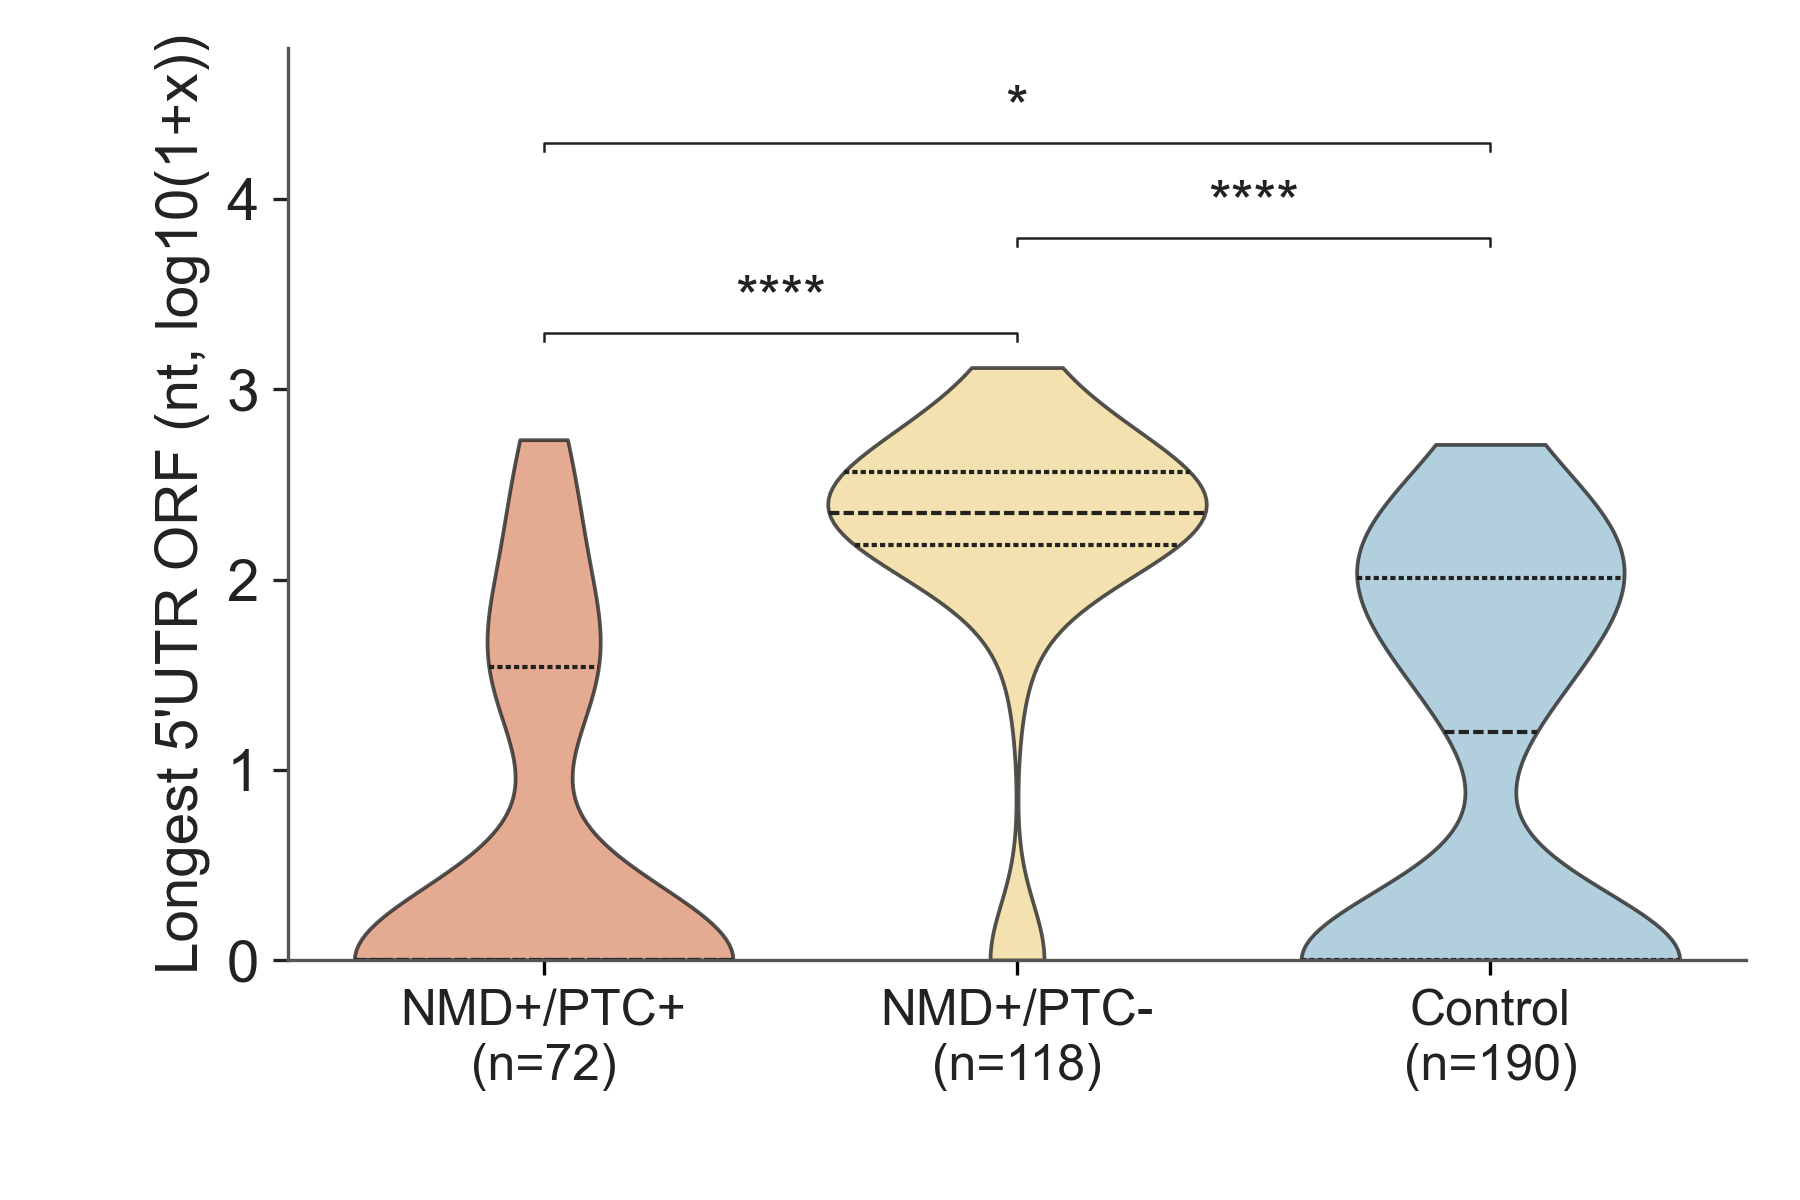

Source code (Python):
"""
Figure 4 Panel B — Longest 5'UTR ORF, all-3-ENST + coding-CDS scope.

3-group boxplot (log1p y): NMD+/PTC+ (n=72) vs NMD+/PTC- (n=118) vs Control (n=190).
PTC determination from each comparator's OWN GENCODE-annotated stop.

Section A of Figure 4. Pre-registered in ./RATIONALE.md.

Data:
  ./data/panelB_longest_5utr_orf_long.tsv
  ./data/panelB_longest_5utr_orf_descriptives.tsv
  ./data/panelB_longest_5utr_orf_pairwise.tsv
"""

import sys
from pathlib import Path

import matplotlib.pyplot as plt
import numpy as np
import pandas as pd
import seaborn as sns

HERE = Path(__file__).resolve()
LIB = HERE.parents[2] / "lib"
sys.path.insert(0, str(LIB))

plt.rcParams["font.family"] = "sans-serif"
plt.rcParams["font.sans-serif"] = ["Arial", "Helvetica Neue", "Helvetica", "DejaVu Sans"]
plt.rcParams["pdf.fonttype"] = 42
plt.rcParams["ps.fonttype"] = 42

BODY_FS = 14
LABEL_FS = 12
C_TITLE = "#222222"
C_AXIS = "#555555"

GROUP_ORDER = ["NMD+/PTC+", "NMD+/PTC-", "Control"]
COLORS = {
    "NMD+/PTC+":  "#ef8a62",
    "NMD+/PTC-":  "#fee08b",
    "Control":    "#92c5de",
}


from p_to_stars import p_to_stars as sig_marker  # noqa: E402 — unified 4-tier scheme


def build_figure():
    long = pd.read_csv(HERE.parent / "data" / "panelB_longest_5utr_orf_long.tsv", sep="\t")
    stats = pd.read_csv(HERE.parent / "data" / "panelB_longest_5utr_orf_pairwise.tsv", sep="\t")
    desc = pd.read_csv(HERE.parent / "data" / "panelB_longest_5utr_orf_descriptives.tsv", sep="\t")

    fig, ax = plt.subplots(figsize=(6, 4))
    plot_df = long.assign(
        y=np.log10(np.clip(long["longest_5utr_orf_nt"], 0, None) + 1)
    )
    data = [plot_df.loc[plot_df["group"] == g, "y"].to_numpy() for g in GROUP_ORDER]

    sns.violinplot(data=plot_df, x="group", y="y", order=GROUP_ORDER,
                   hue="group", palette=COLORS, legend=False,
                   cut=0, inner="quart", density_norm="width",
                   linewidth=0.9, ax=ax)
    for patch in ax.collections:
        patch.set_edgecolor(C_TITLE); patch.set_alpha(0.78)
    for line in ax.lines:
        line.set_color(C_TITLE); line.set_linewidth(1.0)

    ymax = max(d.max() for d in data)
    y_top = ymax + 0.18
    spacing = 0.50
    pairs = [("NMD+/PTC-", "NMD+/PTC+", 0, 1, y_top),
             ("NMD+/PTC-", "Control",  1, 2, y_top + spacing),
             ("NMD+/PTC+", "Control",  0, 2, y_top + 2 * spacing)]
    for gx, gy, ix, iy, yy in pairs:
        row = stats[((stats["group_x"] == gx) & (stats["group_y"] == gy)) |
                    ((stats["group_x"] == gy) & (stats["group_y"] == gx))]
        if row.empty: continue
        p = row.iloc[0]["wilcox_p"]
        ax.plot([ix, ix, iy, iy], [yy - 0.04, yy, yy, yy - 0.04],
                color=C_TITLE, linewidth=0.6)
        ax.text((ix + iy) / 2, yy + 0.02, sig_marker(p),
                ha="center", va="bottom", fontsize=BODY_FS, color=C_TITLE)

    n_per_group = {g: int(desc.loc[desc["group"] == g, "n"].iloc[0]) for g in GROUP_ORDER}
    ax.set_xticks(range(len(GROUP_ORDER)))
    ax.set_xticklabels([f"{g}\n(n={n_per_group[g]})" for g in GROUP_ORDER],
                       fontsize=LABEL_FS, color=C_TITLE)
    ax.set_xlabel("")
    ax.set_ylabel("Longest 5'UTR ORF (nt, log10(1+x))", fontsize=BODY_FS, color=C_TITLE)
    ax.tick_params(axis="y", labelsize=BODY_FS, colors=C_TITLE)
    ax.set_ylim(bottom=0, top=y_top + 3 * spacing)

    for s in ("top", "right"): ax.spines[s].set_visible(False)
    for s in ("bottom", "left"):
        ax.spines[s].set_color(C_AXIS); ax.spines[s].set_linewidth(0.8)

    fig.subplots_adjust(left=0.16, right=0.97, bottom=0.20, top=0.96)
    return fig


def main():
    fig = build_figure()
    from validate_figure_layout import validate_figure_layout
    validate_figure_layout(fig, fig.axes[0], verbose=True)
    out_dir = HERE.parent
    fig.savefig(out_dir / "figure4_panelB_longest_5utr_orf_all3enst.pdf", facecolor="white")
    fig.savefig(out_dir / "figure4_panelB_longest_5utr_orf_all3enst.png", dpi=300, facecolor="white")
    print("Saved: figure4_panelB_longest_5utr_orf_all3enst.{pdf,png}")


if __name__ == "__main__":
    main()
